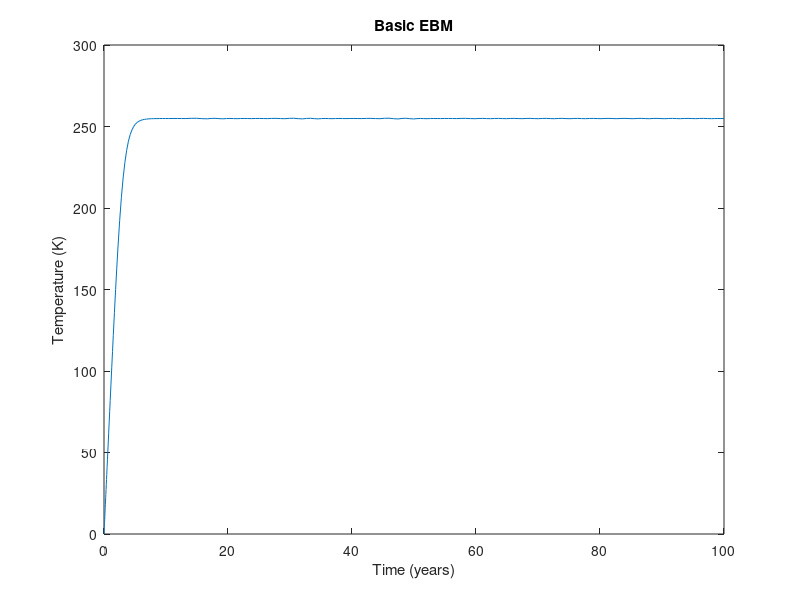
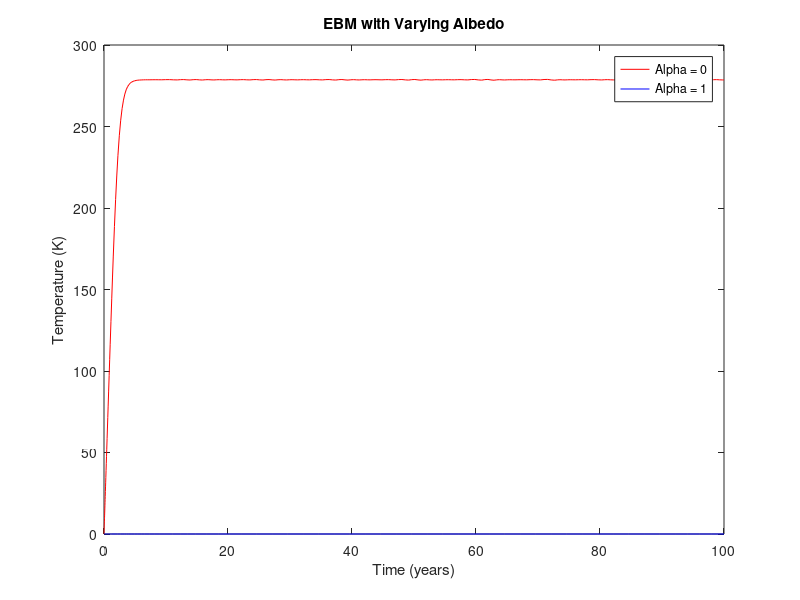
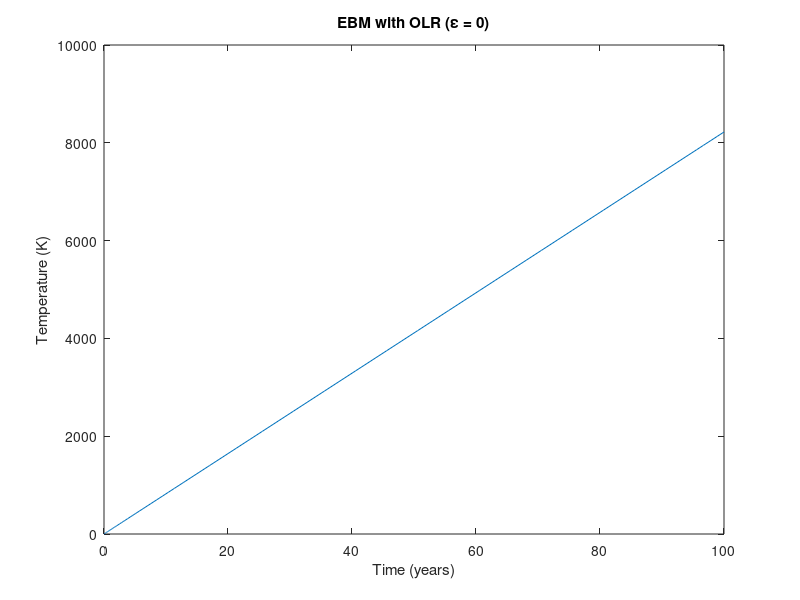
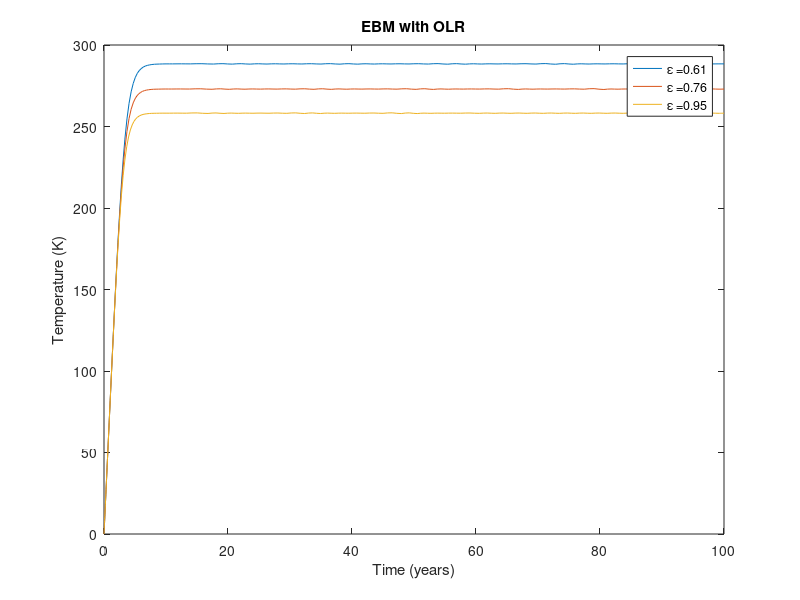

Write MATLAB code to recreate these figures, in order.
% Global Temperature Modeling (INFO-F305)
% This script contains models for simulating the global average temperature.

%%% CONSTANTS %%%
R = 2.912;                          % Heat capacity (W-yr/m^2/K)
Q = 342;                            % Average global solar radiation (W/m^2)
alpha = 0.3;                        % Albedo of the planet
sigma = 5.67e-8;                    % Stefan-Boltzmann constant (W/m^2/K^4)
T0 = 0;                             % Starting from freezing point of water
tspan = [0, 100];                   % Simulate for 100 years

%%% QUESTION 1 %%%
[t, T] = ode45(@(t, T) (Q * (1 - alpha) - sigma * T^4) / R, tspan, T0);
plot(t, T);
title('Basic EBM');
xlabel('Time (years)');
ylabel('Temperature (K)');

%%% QUESTION 2 %%%
% Solve and plot for varying albedo
tspan = [0, 100]; % Simulate for 1000 years
alpha1 = 0;
alpha2 = 1;
[t1, T1] = ode45(@(t, T) (Q * (1 - alpha1) - sigma * T^4) / R, tspan, T0);
[t2, T2] = ode45(@(t, T) (Q * (1 - alpha2) - sigma * T^4) / R, tspan, T0);
figure; % Open a new figure window
plot(t1, T1, 'r', t2, T2, 'b');
title('EBM with Varying Albedo');
xlabel('Time (years)');
ylabel('Temperature (K)');
legend('Alpha = 0', 'Alpha = 1');

% EBM with OLR (epsilon = 0)
epsilon = 0.00; % Emissivity factor
[t3, T3] = ode45(@(t, T) (Q * (1 - alpha) - epsilon * sigma * T^4) / R, tspan, T0);
figure; % Open a new figure window
plot(t3, T3);
title('EBM with OLR (ε = 0)');
xlabel('Time (years)');
ylabel('Temperature (K)');

% EBM with OLR (different epsilon)
figure; % Open a new figure window

epsilons = [0.61, 0.76, 0.95];
legends = cell(1, 3);
for i = 1:length(epsilons)
    e = epsilons(i);
    [t, T] = ode45(@(t, T) (Q * (1 - alpha) - e * sigma * T^4) / R, tspan, T0);
    legends{i} = ['ε =', num2str(e)];
    plot(t, T);
    hold on;
end
hold off;

title('EBM with OLR');
legend(legends);
xlabel('Time (years)');
ylabel('Temperature (K)');


% OLR depending on Temperature in Celsius
T0 = 0; % Temperature in Celsius
R = 2.912; % Heat capacity (W-yr/m^2/K)
A = 202; % Constant in W/m^2
B = 1.90; % Constant in W/m^2/°C

% Temperature conversion is not needed for constants A and B as they are already for °C.
% However, the temperature T in the equation must be converted from Kelvin to Celsius.
[t4, T4] = ode45(@(t, T) (Q * (1 - alpha) - (A + B * T)) / R, tspan, T0);
figure; % Open a new figure window
plot(t4, T4);
title('EBM with Temperature-Dependent OLR (in Celsius)');
xlabel('Time (years)');
ylabel('Temperature (C)');



% Albedo depending on Temperature
T0 = 14.84; % Temperature in Celsius
alpha_temp = @(T) 0.5 + 0.2 * tanh(0.1 * (265 - T));

[t5, T5] = ode45(@(t, T) (Q * (1 - alpha_temp(T)) - epsilon * sigma * T^4) / R, tspan, T0);
figure; % Open a new figure window
plot(t5, T5);
title('EBM with Temperature-Dependent Albedo');
xlabel('Time (years)');
ylabel('Temperature (C)');
